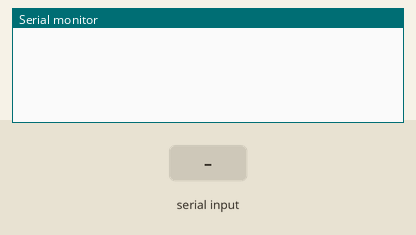
The sketch below on a simulated ESP8266 (NodeMCU). On the bench: the last lines printed to the serial monitor. Inputs (shaded band) come from the test bench.

Above: at 1.2 s.
1.3 s: "90,45\n" received over the second serial link
At 1.7 s:
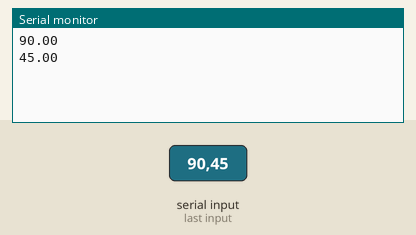
2.8 s: "30,150\n" received over the second serial link
At 4.9 s:
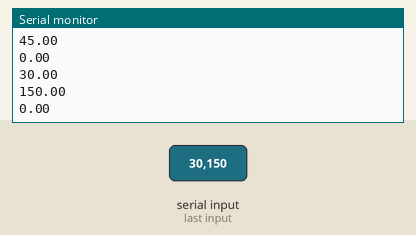
Timing chart, 0 to 6.4 s (numbered marks = the images above; inputs shaded):
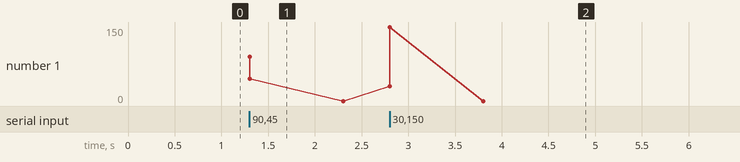

Measured:
- after the input at 1.3 s, the serial monitor: prints a new line at once (image 1)
- after the input at 2.8 s, the serial monitor: prints a new line at once (image 2)

The sketch:

sketch_jun01b.ino
```cpp
//#include <ESP8266WiFi.h>
//#include <FirebaseArduino.h>
#include <SoftwareSerial.h>

SoftwareSerial NodeSerial(D7, D8);

void setup() {

  pinMode(D7, INPUT); //RX
  pinMode(D8, OUTPUT); // TX
  Serial.begin(9600); // add this line
  NodeSerial.begin(9600);
}

void loop() {
//  if (NodeSerial.read() == '\n') {
//        Serial.println(val);
//   }
//  Serial.println(NodeSerial.read());
  while (NodeSerial.available() > 0) {
    float data = NodeSerial.parseFloat();
    Serial.println(data);
  }
//  delay(100);
}
```
